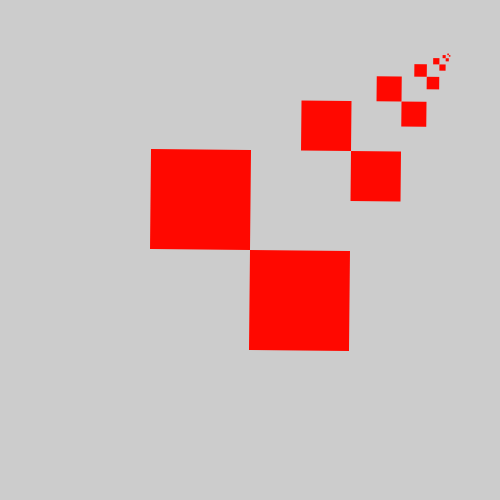
Frame 1 (no input)
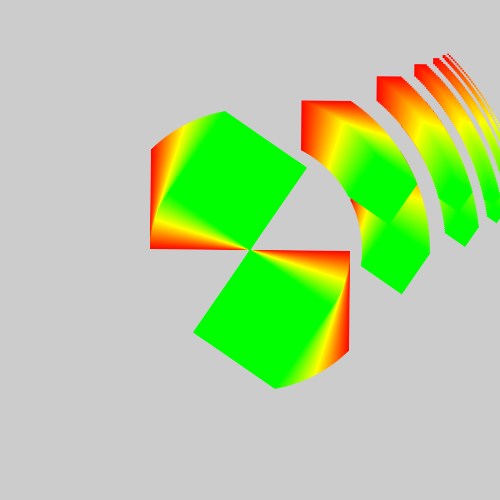
Frame 60 (the mouse pressed at the canvas centre just before this capture)
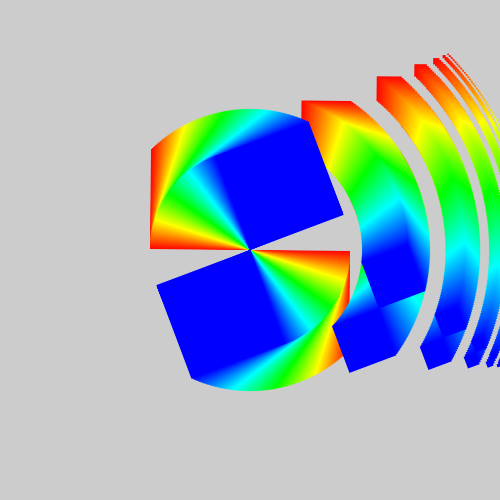
Frame 120 (the mouse held since frame 60 and released just before this capture)

The Processing sketch that drew these frames (run headless with seeded random() and noise(); from frame 60 on, the mouse is pressed at the canvas centre):

// Processing sketch: Settling
// ── Settling.pde
float f;
void setup(){
  size(500,500);
  colorMode(HSB,9);noStroke();clear();
}
void draw(){f++;
  fill(f/20%9,9,9);
  translate(250,250);
  rotate(f/99);
  b(0,0,100);
}
void b(float x,float y,float f){
  if(abs(f)>1){
  rect(x,y,f,f);rect(x,y,-f,-f);
  b(x+f,y-f,f/2);}}
//#p5t
